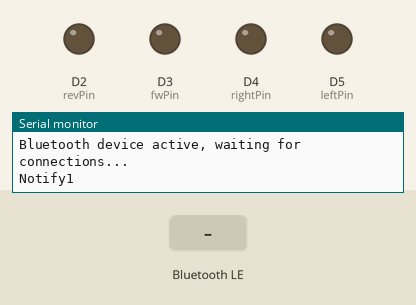
The sketch below on a simulated Arduino Nano 33 IoT. Shown: output pins drawn as LEDs (lit = HIGH), the last lines printed to the serial monitor. The test bench sets the inputs (shaded band). Nothing arrives over Bluetooth unless stated; a phone connects over Bluetooth LE 3 s after start.

Above: at 3.8 s.
3.9 s: Bluetooth LE write "1" received
At 4.3 s:
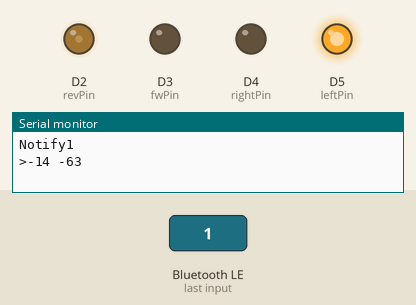
5.9 s: Bluetooth LE write "0" received
At 7.7 s:
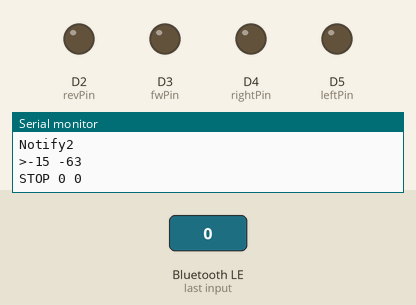
Timing chart, 0 to 9.2 s (numbered marks = the images above; inputs shaded):
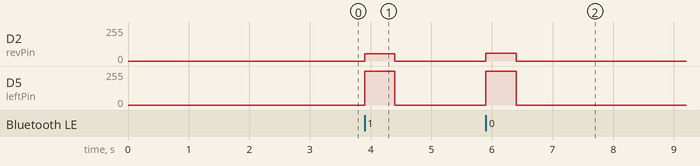

The sketch:

BLECar.ino
```cpp
/*
 * BLE Car
 *
 * Tested with Arduino nano 33 BLE
 *
*/

#include <ArduinoBLE.h>

const int fwPin = 3;// LED_BUILTIN;
const int revPin = 2;//LED_PWR;
const int leftPin = 5;
const int rightPin = 4;

#define ZERO_VAL 63 // 127/2;

BLEService carService("19B10020-E8F2-537E-4F6C-D104768A1214");

BLEUnsignedIntCharacteristic ctrl("19B10021-E8F2-537E-4F6C-D104768A1214", BLERead | BLEWrite);
BLEByteCharacteristic notify("19B10022-E8F2-537E-4F6C-D104768A1214", BLERead | BLENotify);

unsigned long nextNotify = 0L;
byte dbg = 0;
// Stop if no data in channel
unsigned long lastWright = 0L;

void setup() {
  Serial.begin(9600);
  // while (!Serial); // Don't do this, it will block execution if serial not connected

  pinMode(fwPin, OUTPUT);
  pinMode(revPin, OUTPUT);
  pinMode(leftPin, OUTPUT);
  pinMode(rightPin, OUTPUT);

  if (!BLE.begin()) {
    Serial.println("starting BLE failed!");
    while (1);
  }

  // set the local name peripheral advertises
  BLE.setLocalName("BLECar");
  // set the UUID for the service this peripheral advertises:
  BLE.setAdvertisedService(carService);

  carService.addCharacteristic(ctrl);
  carService.addCharacteristic(notify);

  BLE.addService(carService);

  BLE.advertise();

  Serial.println("Bluetooth device active, waiting for connections...");
}

/*  spee is a char (0:127)
 *  "Cast" it to signed: speed -63:64
 *  Positives are written to fwPin.
 *  Negative are written to revPin.
 *
*/
void Speed(int spee)
{
  spee = spee - 127/2;
  Serial.print(spee);
  Serial.print(" ");

  // Speed is -63:64, analogWrite is 0 - 255. Multiply by 4.

  if (spee > 0)
  {
    if (spee>255) spee = 255;
    analogWrite(revPin, 0);
    analogWrite(fwPin, spee*4);
  }
  else
  {
    spee *=-4;
    if (spee>255) spee = 255;
    analogWrite(fwPin, 0);
    analogWrite(revPin, spee);
  }
}

void Steer(int steer)
{
  steer = steer - 127/2;
  Serial.println(steer);

  // Steer is -63:64, analogWrite is 0 - 255. Multiply by 4.
  // Neg: Left, Pos: Right

  if (steer > 0)
  {
    if (steer>255) steer = 255;
    analogWrite(leftPin, 0);
    analogWrite(rightPin, 4*steer);
  }
  else
  {
    steer *=-4;
    if (steer>255) steer = 255;
    analogWrite(rightPin, 0);
    analogWrite(leftPin, steer);
  }
}

void loop() {
  BLE.poll();

  unsigned long now = millis();

  // Stop if no data written. Dead mans grip.
  if(lastWright) {
    unsigned long silentTime = now - lastWright;
    if (silentTime > 500) {
      Serial.print("STOP ");
      Speed(ZERO_VAL);
      Steer(ZERO_VAL);
      lastWright = 0;
    }
  }

  if (now > nextNotify) {
    nextNotify = nextNotify + 5000L;

    dbg++;
    if (dbg>200)dbg=0;

    Serial.print("Notify");
    Serial.println(dbg);
    notify.writeValue(dbg);
  }

  if (ctrl.written())
  {
    lastWright = now;
    // ctrl Characteristic is unsigned int, but it is devided into 4 bytes
    // [speed, steer, notUsed, notUsed]
    // To avoid sign issues, only 0 to 127 is used.
    byte data[4];

    ctrl.readValue(data, 4);

    Serial.print(">");
    Speed(data[0]);
    Steer(data[1]);
  }
}
```

Measured:
- after the input at 3.9 s, D2 (revPin): 0/255 → 56/255 at once, → 0/255 0.50 s later; D5 (leftPin): 0/255 → 252/255 at once, → 0/255 0.50 s later
- after the input at 5.9 s, D2 (revPin): 0/255 → 60/255 at once, → 0/255 0.50 s later; D5 (leftPin): 0/255 → 252/255 at once, → 0/255 0.50 s later
